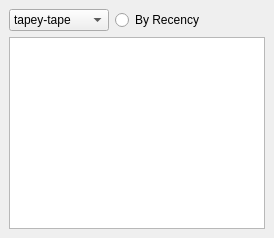
  <widget class="QDockWidget" name="dockSuggest">
   <property name="minimumSize">
    <size>
     <width>185</width>
     <height>195</height>
    </size>
   </property>
   <property name="toolTip">
    <string>Displays suggestions from Tapey Tape</string>
   </property>
   <property name="windowTitle">
    <string>Suggestions</string>
   </property>
   <attribute name="dockWidgetArea">
    <number>1</number>
   </attribute>
   <widget class="QWidget" name="dockWidgetContents_3">
    <layout class="QVBoxLayout" name="verticalLayout_2">
     <item>
      <layout class="QHBoxLayout" name="horizontalLayout_18">
       <item>
        <widget class="QComboBox" name="suggest_source">
         <property name="minimumSize">
          <size>
           <width>80</width>
           <height>0</height>
          </size>
         </property>
         <property name="maximumSize">
          <size>
           <width>100</width>
           <height>16777215</height>
          </size>
         </property>
         <property name="mouseTracking">
          <bool>true</bool>
         </property>
         <property name="toolTip">
          <string>Selects which plugin provides suggestions.</string>
         </property>
         <item>
          <property name="text">
           <string>tapey-tape</string>
          </property>
         </item>
         <item>
          <property name="text">
           <string>clippy_2</string>
          </property>
         </item>
        </widget>
       </item>
       <item>
        <widget class="QRadioButton" name="suggest_sort">
         <property name="focusPolicy">
          <enum>Qt::NoFocus</enum>
         </property>
         <property name="toolTip">
          <string>Enable to sort by most recent</string>
         </property>
         <property name="text">
          <string>By Recency</string>
         </property>
        </widget>
       </item>
      </layout>
     </item>
     <item>
      <widget class="QTableWidget" name="suggestTable">
       <property name="sizePolicy">
        <sizepolicy hsizetype="Preferred" vsizetype="Expanding">
         <horstretch>1</horstretch>
         <verstretch>0</verstretch>
        </sizepolicy>
       </property>
       <property name="font">
        <font>
         <family>Consolas</family>
         <pointsize>8</pointsize>
        </font>
       </property>
       <property name="focusPolicy">
        <enum>Qt::NoFocus</enum>
       </property>
       <property name="contextMenuPolicy">
        <enum>Qt::NoContextMenu</enum>
       </property>
       <property name="rowCount">
        <number>0</number>
       </property>
       <attribute name="horizontalHeaderVisible">
        <bool>false</bool>
       </attribute>
       <attribute name="horizontalHeaderShowSortIndicator" stdset="0">
        <bool>false</bool>
       </attribute>
       <attribute name="verticalHeaderVisible">
        <bool>false</bool>
       </attribute>
      </widget>
     </item>
    </layout>
   </widget>
  </widget>
